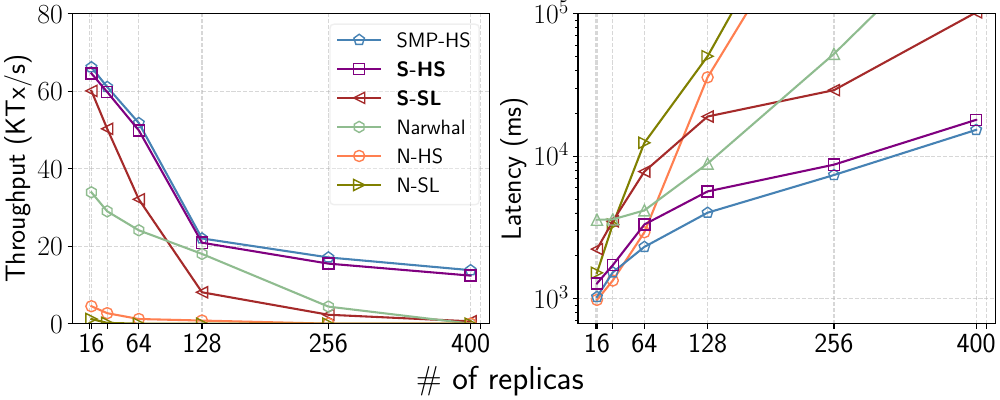

Generate this figure with Python:
import matplotlib.pyplot as plt

SMALL_SIZE = 8
MEDIUM_SIZE = 15
BIGGER_SIZE = 20

plt.rc('font', size=BIGGER_SIZE)          # controls default text sizes
plt.rc('axes', titlesize=BIGGER_SIZE)     # fontsize of the axes title
plt.rc('axes', labelsize=BIGGER_SIZE)    # fontsize of the x and y labels
plt.rc('xtick', labelsize=BIGGER_SIZE)    # fontsize of the tick labels
plt.rc('ytick', labelsize=BIGGER_SIZE)    # fontsize of the tick labels
plt.rc('legend', fontsize=MEDIUM_SIZE)    # legend fontsize

plt.rcParams['text.usetex'] = True

def do_plot():
    f, ax = plt.subplots(1,2,figsize=(10,4),constrained_layout=True)
    replicaNo = [16, 32, 64, 128, 256, 400]
    xticks = [14.5, 16, 32, 64, 128, 256, 400, 410]
    xticks_label = ["","16", "", "64", "128", "256", "400", ""]
    thru = [
    ('SMP-HS',[
        # 34.1,
        66.2,
        61.1,
        51.8,
        22.0,
        17.1,
        13.8,
    ], 'p', 'steelblue'),
    (r'\textbf{S-HS}',[
        # 50.1,
        64.6,
        59.8,
        49.9,
        20.9,
        15.5,
        12.4,
    ], 's', 'purple'),
    (r'\textbf{S-SL}',[
        60.1,
        50.3,
        32.1,
        8.1,
        2.3,
        0.6,
    ], '<', 'brown'),
    ('Narwhal',[
        33.9, #16
        29, #32
        24.1, #64
        18, #128
        4.4, # 256
        0, # 400
    ], 'h', 'darkseagreen'),
    ('N-HS',[
        # 167.2,
        # 49.3,
        # 33.2,
        # 25.1,
        # 16.1,
        4.5,
        2.7,
        1.2,
        0.8,
        0,
        0,
    ], 'o', 'coral'),
    ('N-SL',[
        1.2,
        0.2,
        0,
        0,
        0,
        0,
    ], '>', 'olive')
    ]
    for name, entries, style, color in thru:
        # thru = []
        # for item in entries:
        #     thru.append((item[0]+item[1])/2.0)
        ax[0].plot(replicaNo, entries, marker=style, mec=color, color=color, mfc='none', label='%s'%name, markersize=8)
#         ax[0].errorbar(replicaNo, thru, yerr=errs, marker='s', mfc='red', mec='green', ms=20, mew=4)
        ax[0].set_ylabel("Throughput (KTx/s)")
#         ax[0].set_yscale('log')
        ax[0].legend(loc='best', fancybox=True,frameon=True,framealpha=0.3)
        ax[0].set_xticks(xticks)
        # ax[0].set_ylim([0,200])
        ax[0].set_ylim([0, 80])
        ax[0].set_xticklabels(xticks_label)
        # ax[0].set_xticklabels(("", "", "", "", "", ""))
    lat = [
    ('N-HS',[
        982,
        1342,
        2931,
        35810,
        1021432,
        2132193,
    ], 'o', 'coral'),
    ('N-SL',[
        1521,
        3321,
        12433,
        50321,
        1923919,
        1992913,
    ], '>', 'olive'),
    ('SMP-HS',[
        # 5.398,
        1031,
        1532,
        2312,
        4018,
        7386,
        15321,
    ], 'p', 'steelblue'),
    ('S-HS',[
        # 5.6,
        1282,
        1721,
        3321,
        5666,
        8732,
        18021,
    ], 's', 'purple'),
    ('S-SL',[
        2231,
        3499,
        7811,
        19011,
        29111,
        102311,
    ], '<', 'brown'),
    ('Narwhal',[
        3588, #16
        3605, #32
        4171, #64
        8888, #128
        52306, #256
        500000, #400
    ], '^', 'darkseagreen')
    ]
    for name, entries, style, color in lat:
        ax[1].plot(replicaNo, entries, marker=style, color=color, mec=color, mfc='none', label='%s' % name, markersize=8)
        ax[1].set_ylabel("Latency (ms)")
        ax[1].set_xticks(replicaNo)
        ax[1].set_xticks(xticks)
        ax[1].set_xticklabels(xticks_label)
        ax[1].set_yscale('log')
    ax[1].set_ylim([0,100000])
    ax[0].grid(linestyle='--', alpha=0.5)
    ax[1].grid(linestyle='--', alpha=0.5)
    f.supxlabel('\# of replicas')
    # f.text(0.5, 0.03, 'Number of nodes', ha='center', va='center')
#     plt.subplots_adjust(hspace=0.1)
    plt.savefig('scalability-wan.pdf', format='pdf')
    plt.show()

if __name__ == '__main__':
    do_plot()
